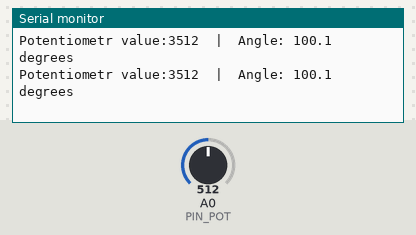
Simulated run of this sketch. Board: Arduino Uno, built with avr-gcc and run on an emulated ATmega328P. Shown: the last lines printed to the serial monitor. Inputs (shaded band) come from the test bench; at power-on: A0 (PIN_POT) = 512.

Above: at 1.2 s.
1.3 s: A0 (PIN_POT) set to 503
At 1.42 s:
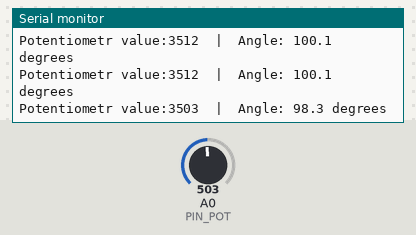
13.3 s: A0 (PIN_POT) set to 982
At 13.34 s:
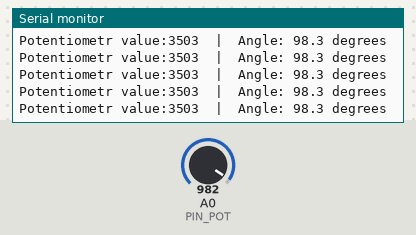
16.3 s: A0 (PIN_POT) set to 1016
At 16.31 s:
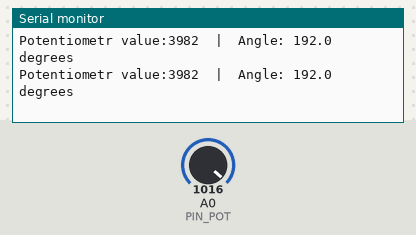
Timing chart, 0 to 18.8 s (numbered marks = the images above; inputs shaded):
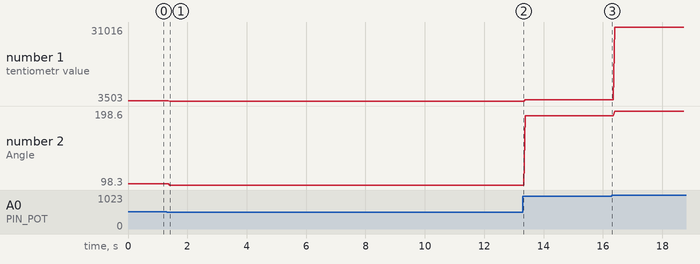

Measured:
- after the input at 1.3 s, the serial monitor: prints a new line after 0.10 s (image 1)
- plotted number 1: 3512 → 3503 after the input at 1.3 s, 3503 → 3982 after the input at 13.3 s, 3982 → 31016 after the input at 16.3 s
- plotted number 2: 100.1 → 98.3 after the input at 1.3 s, 98.3 → 192 after the input at 13.3 s, 192 → 198.6 after the input at 16.3 s

The sketch:

sketch_jun12a.ino
```cpp
#define PIN_POT A0
void setup() {
  Serial.begin(9600);
  pinMode(PIN_POT, INPUT);
};

float potValueToAngle(int potValue){
  return (potValue / 1023.0) * 200.0;
};

void loop() {
  int rotat;
  float angle;
  rotat = analogRead(PIN_POT);
  angle = potValueToAngle(rotat);

  Serial.print("Potentiometr value:3");
  Serial.print(rotat);
  Serial.print("  |  Angle: ");
  Serial.print(angle, 1);
  Serial.println(" degrees");
  delay(1);
}
```
